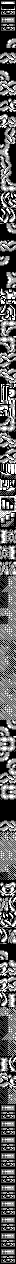

The image is a tile-based game level rendered from a .tmx file. Its description and complete source (layers, tilesets, objects, tile grids) follow:
An orthogonal 2x158 tile map with 8x8 px tiles, 1 tile layer (metatiles), 2 tilesets.

<map height="158" orientation="orthogonal" renderorder="right-down" tileheight="8" tilewidth="8" width="2">
	<tileset firstgid="1" tilewidth="8" tileheight="8">
		<image source="../../../gfx/tilesets/gfx_054_4000.png" />
	</tileset>
	<tileset firstgid="129" tilewidth="8" tileheight="8">
		<image source="../../../gfx/tilesets/gfx_054_4800.png" />
	</tileset>
	<layer height="158" id="1" name="metatiles" width="2">
		<data encoding="csv">
2, 4,
3, 5,
6, 8,
7, 9,
10, 12,
11, 13,
14, 16,
15, 17,
18, 10,
19, 20,
21, 22,
15, 23,
14, 24,
15, 25,
26, 16,
27, 23,
28, 30,
29, 31,
32, 33,
19, 20,
34, 36,
35, 37,
38, 40,
39, 41,
42, 44,
43, 45,
46, 48,
47, 49,
50, 51,
10, 52,
21, 22,
53, 54,
32, 33,
55, 10,
50, 51,
11, 13,
56, 58,
57, 59,
60, 62,
61, 63,
64, 66,
65, 67,
68, 70,
69, 71,
21, 22,
15, 67,
21, 22,
69, 23,
72, 74,
73, 75,
76, 78,
77, 79,
80, 82,
81, 83,
21, 40,
15, 23,
80, 22,
15, 23,
84, 86,
85, 87,
88, 90,
89, 91,
92, 94,
93, 95,
96, 98,
97, 99,
100, 102,
101, 103,
104, 106,
105, 107,
108, 110,
109, 111,
112, 114,
113, 115,
112, 114,
116, 115,
117, 114,
116, 115,
117, 114,
118, 115,
119, 121,
120, 122,
117, 121,
120, 122,
123, 125,
124, 115,
117, 126,
118, 115,
127, 114,
118, 115,
128, 51,
19, 129,
68, 70,
81, 83,
32, 131,
130, 13,
14, 39,
15, 23,
64, 66,
39, 41,
10, 10,
10, 10,
14, 16,
15, 23,
127, 127,
118, 118,
114, 114,
115, 115,
117, 121,
116, 122,
24, 26,
25, 27,
108, 42,
109, 43,
44, 46,
45, 47,
48, 110,
49, 111,
18, 10,
19, 10,
26, 39,
27, 23,
26, 22,
27, 23,
48, 106,
49, 107,
117, 126,
116, 115,
112, 114,
113, 117,
112, 121,
116, 122,
100, 42,
101, 43,
21, 24,
15, 25,
112, 126,
116, 115,
6, 8,
7, 9,
6, 8,
7, 9,
6, 8,
7, 9,
6, 8,
7, 9,
6, 8,
7, 9,
6, 8,
7, 9,
6, 8,
7, 9,
6, 8,
7, 9,
6, 8,
7, 9,
6, 8,
7, 9</data>
	</layer>
</map>
